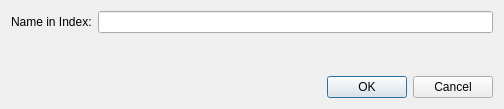
<?xml version="1.0" encoding="UTF-8"?>
<ui version="4.0">
 <class>SelectIndexTitle</class>
 <widget class="QDialog" name="MarkForIndex">
  <property name="geometry">
   <rect>
    <x>0</x>
    <y>0</y>
    <width>504</width>
    <height>109</height>
   </rect>
  </property>
  <property name="windowTitle">
   <string>Mark For Index</string>
  </property>
  <layout class="QVBoxLayout" name="verticalLayout">
   <item>
    <layout class="QHBoxLayout" name="horizontalLayout">
     <item>
      <widget class="QLabel" name="label">
       <property name="toolTip">
        <string>Enter a name to use in the Index for this entry.</string>
       </property>
       <property name="text">
        <string>Name in Index:</string>
       </property>
      </widget>
     </item>
     <item>
      <widget class="QLineEdit" name="title"/>
     </item>
    </layout>
   </item>
   <item>
    <spacer name="verticalSpacer">
     <property name="orientation">
      <enum>Qt::Vertical</enum>
     </property>
     <property name="sizeHint" stdset="0">
      <size>
       <width>20</width>
       <height>40</height>
      </size>
     </property>
    </spacer>
   </item>
   <item>
    <widget class="QDialogButtonBox" name="buttonBox">
     <property name="orientation">
      <enum>Qt::Horizontal</enum>
     </property>
     <property name="standardButtons">
      <set>QDialogButtonBox::Cancel|QDialogButtonBox::Ok</set>
     </property>
    </widget>
   </item>
  </layout>
 </widget>
 <resources/>
 <connections>
  <connection>
   <sender>buttonBox</sender>
   <signal>accepted()</signal>
   <receiver>MarkForIndex</receiver>
   <slot>accept()</slot>
   <hints>
    <hint type="sourcelabel">
     <x>248</x>
     <y>254</y>
    </hint>
    <hint type="destinationlabel">
     <x>157</x>
     <y>274</y>
    </hint>
   </hints>
  </connection>
  <connection>
   <sender>buttonBox</sender>
   <signal>rejected()</signal>
   <receiver>MarkForIndex</receiver>
   <slot>reject()</slot>
   <hints>
    <hint type="sourcelabel">
     <x>316</x>
     <y>260</y>
    </hint>
    <hint type="destinationlabel">
     <x>286</x>
     <y>274</y>
    </hint>
   </hints>
  </connection>
 </connections>
</ui>
